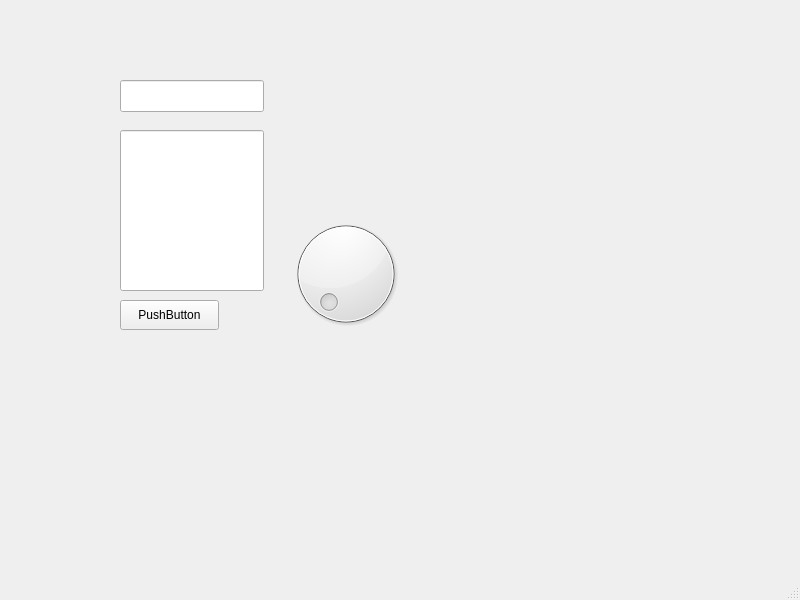
<?xml version="1.0" encoding="UTF-8"?>
<ui version="4.0">
 <class>MainWindow</class>
 <widget class="QMainWindow" name="MainWindow">
  <property name="geometry">
   <rect>
    <x>0</x>
    <y>0</y>
    <width>800</width>
    <height>600</height>
   </rect>
  </property>
  <property name="windowTitle">
   <string>MainWindow</string>
  </property>
  <widget class="QWidget" name="centralwidget">
   <widget class="QLineEdit" name="lineTextBox">
    <property name="geometry">
     <rect>
      <x>120</x>
      <y>80</y>
      <width>144</width>
      <height>32</height>
     </rect>
    </property>
   </widget>
   <widget class="QPushButton" name="pushButton">
    <property name="geometry">
     <rect>
      <x>120</x>
      <y>300</y>
      <width>99</width>
      <height>30</height>
     </rect>
    </property>
    <property name="text">
     <string>PushButton</string>
    </property>
   </widget>
   <widget class="QLineEdit" name="lineTextBox_2">
    <property name="geometry">
     <rect>
      <x>120</x>
      <y>130</y>
      <width>144</width>
      <height>161</height>
     </rect>
    </property>
   </widget>
   <widget class="QDial" name="dial">
    <property name="geometry">
     <rect>
      <x>280</x>
      <y>213</y>
      <width>131</width>
      <height>121</height>
     </rect>
    </property>
   </widget>
  </widget>
  <widget class="QMenuBar" name="menubar">
   <property name="geometry">
    <rect>
     <x>0</x>
     <y>0</y>
     <width>800</width>
     <height>28</height>
    </rect>
   </property>
  </widget>
  <widget class="QStatusBar" name="statusbar"/>
 </widget>
 <resources/>
 <connections/>
</ui>
